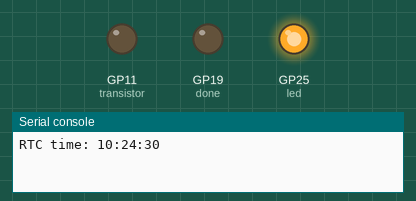
Recording of a program running on a simulated Raspberry Pi Pico running MicroPython. On the bench: output pins drawn as LEDs (lit = HIGH), the last lines printed to the serial console. The clock reads 2024-03-15 10:24:30 at power-on unless the program sets it.

Above: at 0.1 s.
At 3.1 s:
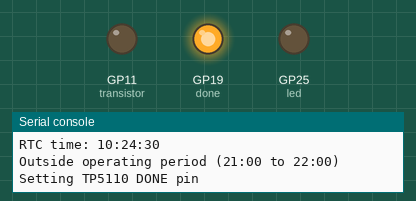
At 3.6 s:
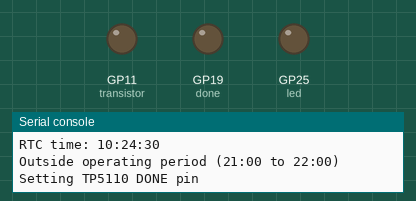
Timing chart, 0 to 5.1 s (numbered marks = the images above):
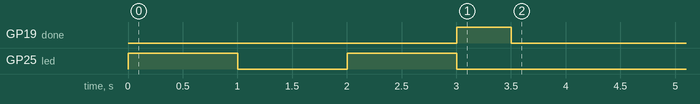

The program:

LEGO_timed_power_TP5110_RTC_BC337.py
```python
from machine import Pin
from RTC_DS3231 import RTC
import time


# ---------------------------------------------------------
# Configuration
# ---------------------------------------------------------

STARTTIME = 21       # Pico remains powered from this time
STOPTIME = 22       # Pico powers off at this time

RTC_SDA_PIN = 4
RTC_SCL_PIN = 5

LED_PIN = "LED"

TP5110_DONE_PIN = 19
TRANSISTOR_PIN = 11

CHECK_INTERVAL_SECONDS = 10


# ---------------------------------------------------------
# Hardware setup
# ---------------------------------------------------------

# GPIO 4 and GPIO 5 use I2C0 on the Raspberry Pi Pico.
rtc = RTC(
    sda_pin=RTC_SDA_PIN,
    scl_pin=RTC_SCL_PIN,
    port=0
)

done = Pin(TP5110_DONE_PIN, Pin.OUT)
done.value(0)
led = Pin(LED_PIN, Pin.OUT)
led.value(0)

transistor = Pin(TRANSISTOR_PIN, Pin.OUT)
transistor.value(0)

# --------------------------------------------------------
# Functions
# ---------------------------------------------------------

def power_off():
    """
    Pulse the TP5110 DONE pin high.

    The TP5110 should then remove power from the Pico.
    """
    print("Setting TP5110 DONE pin")

    led.value(0)
    done.value(1)
    time.sleep_ms(500)
    done.value(0)

    # The Pico should lose power during the pulse.
    # Stay here if power is not removed immediately.
    while True:
        time.sleep(1)


def read_rtc_time():
    """
    Read and return the RTC hour, minute and second.
    """
    rtc_time = rtc.DS3231_ReadTime(mode=0)

    # The supplied driver returns an error as a string.
    if isinstance(rtc_time, str):
        raise RuntimeError(rtc_time)

    second, minute, hour, weekday, day, month, year = rtc_time

    return int(hour), int(minute), int(second)


def within_operating_period(hour):
    """
    Return True when the current hour is between
    STARTTIME and STOPTIME.

    STARTTIME is inclusive.
    STOPTIME is exclusive.
    """
    return STARTTIME <= hour < STOPTIME


# ---------------------------------------------------------
# Main program
# ---------------------------------------------------------

try:
    hour, minute, second = read_rtc_time()

    print(
        "RTC time: {:02d}:{:02d}:{:02d}".format(
            hour, minute, second
        )
    )
    led.toggle()
    time.sleep(1)
    led.toggle()
    time.sleep(1)
    led.toggle()
    time.sleep(1)

    if not within_operating_period(hour):
        print(
            "Outside operating period "
            "({:02d}:00 to {:02d}:00)".format(
                STARTTIME, STOPTIME
            )
        )
        power_off()

    print("Within operating period - remaining powered")
    transistor.value(1)

    while True:
        hour, minute, second = read_rtc_time()

        print(
            "RTC time: {:02d}:{:02d}:{:02d}".format(
                hour, minute, second
            )
        )
        led.toggle()

        if not within_operating_period(hour):
            print("STOPTIME reached")
            power_off()

        time.sleep(CHECK_INTERVAL_SECONDS)

except Exception as error:
    print("RTC error:", error)

    # Do not leave the device permanently powered if the RTC fails.
    while True:
        led.toggle(0)
        time.sleep(1)
```

RTC_DS3231.py
```python
# (licence header left out)
import machine

# Class for getting Realtime from the DS3231 in different modes.
class RTC:
    w = ["FRI", "SAT", "SUN", "MON", "TUE", "WED", "THU"]
    # If you want different names for Weekdays, feel free to add. Couple examples below:
    # w = ["FR", "SA", "SU", "MO", "TU", "WE", "TH"]
    # w = ["Friday", "Saturday", "Sunday", "Monday", "Tuesday", "Wednesday", "Thursday"]
    # w = ["Freitag", "Samstag", "Sonntag", "Montag", "Dienstag", "Mittwoch", "Donnerstag"]
    # w = ["viernes", "sabado", "domingo", "lunes", "martes", "miercoles", "jueves"]

    # Initialisation of RTC object. Several settings are possible but everything is optional.
    # If you meet these standards no parameters are required.
    def __init__(self, sda_pin=4, scl_pin=5, port=0, speed=100000, address=0x68, register=0x00):
        self.rtc_address = address  # for using different i2c address
        self.rtc_register = register  # for using different register on device. DON'T change for DS3231
        sda = machine.Pin(sda_pin)  # configure the sda pin
        scl = machine.Pin(scl_pin)  # configure the scl pin
        self.i2c = machine.I2C(port, sda=sda, scl=scl, freq=speed)  # configure the i2c interface with given parameters

    # Method for setting the Time
    def DS3231_SetTime(self, NowTime=b"\x00\x23\x12\x28\x14\x07\x21"):
        # NowTime has to be in format like b'\x00\x23\x12\x28\x14\x07\x21'
        # It is encoded like this           sec min hour week day month year
        # Then it's written to the DS3231
        self.i2c.writeto_mem(int(self.rtc_address), int(self.rtc_register), NowTime)

    # DS3231 gives data in bcd format. This has to be converted to a binary format.
    def bcd2bin(self, value):
        return (value or 0) - 6 * ((value or 0) >> 4)

    # Add a 0 in front of numbers smaller than 10
    def pre_zero(self, value):
        pre_zero = True  # Change to False if you don't want a "0" in front of numbers smaller than 10
        if pre_zero:
            if value < 10:
                value = f"0{value}"  # From now on the value is a string!
        return value

    # Read the Realtime from the DS3231 with errorhandling. Currently two output modes can be used.
    def DS3231_ReadTime(self, mode=0):
        try:
            # Read RT from DS3231 and write to the buffer variable. It's a list with 7 entries.
            # Every entry needs to be converted from bcd to bin.
            buffer = self.i2c.readfrom_mem(self.rtc_address, self.rtc_register, 7)
            # The year consists of 2 digits. Here 2000 years are added to get format like "2021"
            year = self.bcd2bin(buffer[6]) + 2000
            month = self.bcd2bin(buffer[5])  # Just put the month value in the month variable and convert it.
            day = self.bcd2bin(buffer[4])  # Same for the day value
            # Weekday will be converted in the weekdays name or shortform like "Sunday" or "SUN"
            weekday = self.w[self.bcd2bin(buffer[3])]
            # Uncomment the line below if you want a number for the weekday and comment the line before.
            # weekday = self.bcd2bin(buffer[3])
            hour = self.pre_zero(self.bcd2bin(buffer[2]))  # Convert bcd to bin and add a "0" if necessary
            minute = self.pre_zero(self.bcd2bin(buffer[1]))  # Convert bcd to bin and add a "0" if necessary
            second = self.pre_zero(self.bcd2bin(buffer[0]))  # Convert bcd to bin and add a "0" if necessary
            if mode == 0:  # Mode 0 returns a list of second, minute, ...
                return second, minute, hour, weekday, day, month, year
            if mode == 1:  # Mode 1 returns a formated string with time, weekday and date
                time_string = f"{hour}:{minute}:{second}      {weekday} {day}.{month}.{year}"
                return time_string
            # If you need different format, feel free to add

        except Exception as e:
            return (
                "Error: is the DS3231 not connected or some other problem (%s)" % e
            )  # exception occurs in any case of error.
```
